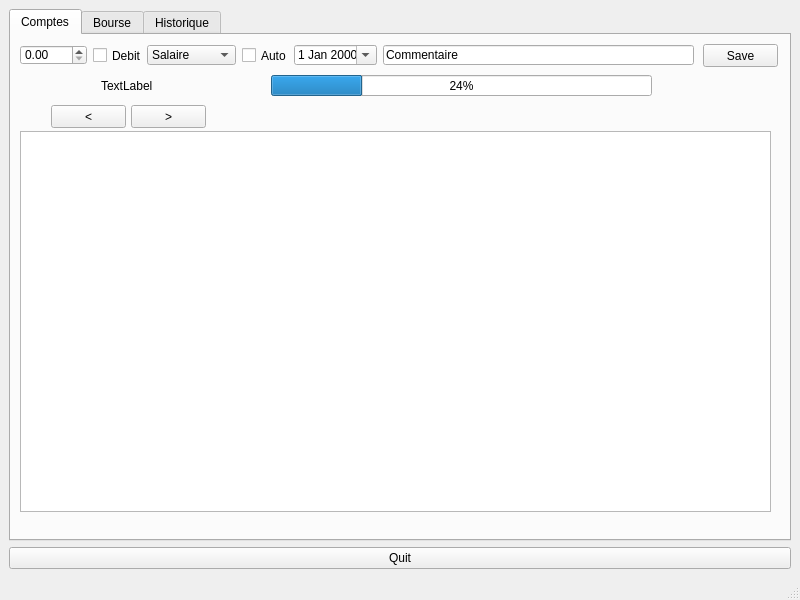
<?xml version="1.0" encoding="UTF-8"?>
<ui version="4.0">
 <class>MainWindow</class>
 <widget class="QMainWindow" name="MainWindow">
  <property name="geometry">
   <rect>
    <x>0</x>
    <y>0</y>
    <width>800</width>
    <height>600</height>
   </rect>
  </property>
  <property name="windowTitle">
   <string>MainWindow</string>
  </property>
  <widget class="QWidget" name="centralwidget">
   <layout class="QVBoxLayout" name="verticalLayout_2">
    <item>
     <widget class="QTabWidget" name="tabWidget">
      <property name="currentIndex">
       <number>0</number>
      </property>
      <widget class="QWidget" name="tab">
       <attribute name="title">
        <string>Comptes</string>
       </attribute>
       <widget class="QDateEdit" name="date_em">
        <property name="geometry">
         <rect>
          <x>283</x>
          <y>10</y>
          <width>83</width>
          <height>20</height>
         </rect>
        </property>
        <property name="calendarPopup">
         <bool>true</bool>
        </property>
       </widget>
       <widget class="QComboBox" name="context">
        <property name="geometry">
         <rect>
          <x>136</x>
          <y>10</y>
          <width>89</width>
          <height>20</height>
         </rect>
        </property>
        <property name="whatsThis">
         <string>&lt;html&gt;&lt;head/&gt;&lt;body&gt;&lt;p&gt;&lt;br/&gt;&lt;/p&gt;&lt;/body&gt;&lt;/html&gt;</string>
        </property>
        <item>
         <property name="text">
          <string>Salaire</string>
         </property>
        </item>
        <item>
         <property name="text">
          <string>Sport</string>
         </property>
        </item>
        <item>
         <property name="text">
          <string>Loisir</string>
         </property>
        </item>
        <item>
         <property name="text">
          <string>Nourriture</string>
         </property>
        </item>
        <item>
         <property name="text">
          <string>Appartement</string>
         </property>
        </item>
        <item>
         <property name="text">
          <string>Transport</string>
         </property>
        </item>
        <item>
         <property name="text">
          <string>Autre</string>
         </property>
        </item>
       </widget>
       <widget class="QPushButton" name="save">
        <property name="geometry">
         <rect>
          <x>692</x>
          <y>9</y>
          <width>75</width>
          <height>23</height>
         </rect>
        </property>
        <property name="text">
         <string>Save</string>
        </property>
       </widget>
       <widget class="QDoubleSpinBox" name="montant">
        <property name="geometry">
         <rect>
          <x>9</x>
          <y>10</y>
          <width>67</width>
          <height>20</height>
         </rect>
        </property>
        <property name="decimals">
         <number>2</number>
        </property>
        <property name="maximum">
         <double>9999.989999999999782</double>
        </property>
       </widget>
       <widget class="QLineEdit" name="com">
        <property name="geometry">
         <rect>
          <x>372</x>
          <y>10</y>
          <width>311</width>
          <height>20</height>
         </rect>
        </property>
        <property name="inputMask">
         <string/>
        </property>
        <property name="text">
         <string>Commentaire</string>
        </property>
       </widget>
       <widget class="QCheckBox" name="debit">
        <property name="geometry">
         <rect>
          <x>82</x>
          <y>12</y>
          <width>48</width>
          <height>17</height>
         </rect>
        </property>
        <property name="text">
         <string>Debit</string>
        </property>
       </widget>
       <widget class="QCheckBox" name="auto_2">
        <property name="geometry">
         <rect>
          <x>231</x>
          <y>12</y>
          <width>46</width>
          <height>17</height>
         </rect>
        </property>
        <property name="text">
         <string>Auto</string>
        </property>
       </widget>
       <widget class="QLabel" name="totalDebit">
        <property name="geometry">
         <rect>
          <x>90</x>
          <y>40</y>
          <width>101</width>
          <height>21</height>
         </rect>
        </property>
        <property name="sizePolicy">
         <sizepolicy hsizetype="Preferred" vsizetype="Preferred">
          <horstretch>0</horstretch>
          <verstretch>0</verstretch>
         </sizepolicy>
        </property>
        <property name="text">
         <string>TextLabel</string>
        </property>
       </widget>
       <widget class="QProgressBar" name="progressBar">
        <property name="geometry">
         <rect>
          <x>260</x>
          <y>40</y>
          <width>381</width>
          <height>21</height>
         </rect>
        </property>
        <property name="value">
         <number>24</number>
        </property>
       </widget>
       <widget class="QStackedWidget" name="stackedWidget">
        <property name="geometry">
         <rect>
          <x>9</x>
          <y>96</y>
          <width>751</width>
          <height>381</height>
         </rect>
        </property>
        <property name="currentIndex">
         <number>0</number>
        </property>
        <widget class="QWidget" name="page">
         <widget class="QChartView" name="graphicsView">
          <property name="geometry">
           <rect>
            <x>0</x>
            <y>0</y>
            <width>751</width>
            <height>381</height>
           </rect>
          </property>
          <property name="font">
           <font>
            <stylestrategy>PreferAntialias</stylestrategy>
           </font>
          </property>
         </widget>
        </widget>
        <widget class="QWidget" name="page_2"/>
       </widget>
       <widget class="QPushButton" name="stackAfter">
        <property name="geometry">
         <rect>
          <x>120</x>
          <y>70</y>
          <width>75</width>
          <height>23</height>
         </rect>
        </property>
        <property name="text">
         <string>&gt;</string>
        </property>
       </widget>
       <widget class="QPushButton" name="stackBefore">
        <property name="geometry">
         <rect>
          <x>40</x>
          <y>70</y>
          <width>75</width>
          <height>23</height>
         </rect>
        </property>
        <property name="text">
         <string>&lt;</string>
        </property>
       </widget>
      </widget>
      <widget class="QWidget" name="tab_2">
       <attribute name="title">
        <string>Bourse</string>
       </attribute>
      </widget>
      <widget class="QWidget" name="tab_3">
       <attribute name="title">
        <string>Historique</string>
       </attribute>
       <layout class="QGridLayout" name="gridLayout_2">
        <item row="0" column="0">
         <widget class="QTableView" name="tableView">
          <property name="autoFillBackground">
           <bool>true</bool>
          </property>
          <property name="alternatingRowColors">
           <bool>true</bool>
          </property>
          <property name="verticalScrollMode">
           <enum>QAbstractItemView::ScrollPerItem</enum>
          </property>
          <property name="gridStyle">
           <enum>Qt::DotLine</enum>
          </property>
          <property name="sortingEnabled">
           <bool>true</bool>
          </property>
          <attribute name="horizontalHeaderCascadingSectionResizes">
           <bool>true</bool>
          </attribute>
          <attribute name="verticalHeaderCascadingSectionResizes">
           <bool>true</bool>
          </attribute>
          <attribute name="verticalHeaderShowSortIndicator" stdset="0">
           <bool>true</bool>
          </attribute>
         </widget>
        </item>
       </layout>
      </widget>
     </widget>
    </item>
    <item>
     <widget class="QPushButton" name="Quit">
      <property name="text">
       <string>Quit</string>
      </property>
     </widget>
    </item>
   </layout>
  </widget>
  <widget class="QMenuBar" name="menubar">
   <property name="geometry">
    <rect>
     <x>0</x>
     <y>0</y>
     <width>800</width>
     <height>21</height>
    </rect>
   </property>
  </widget>
  <widget class="QStatusBar" name="statusbar"/>
 </widget>
 <customwidgets>
  <customwidget>
   <class>QChartView</class>
   <extends>QGraphicsView</extends>
   <header>QtCharts</header>
  </customwidget>
 </customwidgets>
 <resources/>
 <connections>
  <connection>
   <sender>Quit</sender>
   <signal>clicked()</signal>
   <receiver>MainWindow</receiver>
   <slot>close()</slot>
   <hints>
    <hint type="sourcelabel">
     <x>338</x>
     <y>566</y>
    </hint>
    <hint type="destinationlabel">
     <x>348</x>
     <y>572</y>
    </hint>
   </hints>
  </connection>
 </connections>
 <slots>
  <slot>quit()</slot>
 </slots>
</ui>
